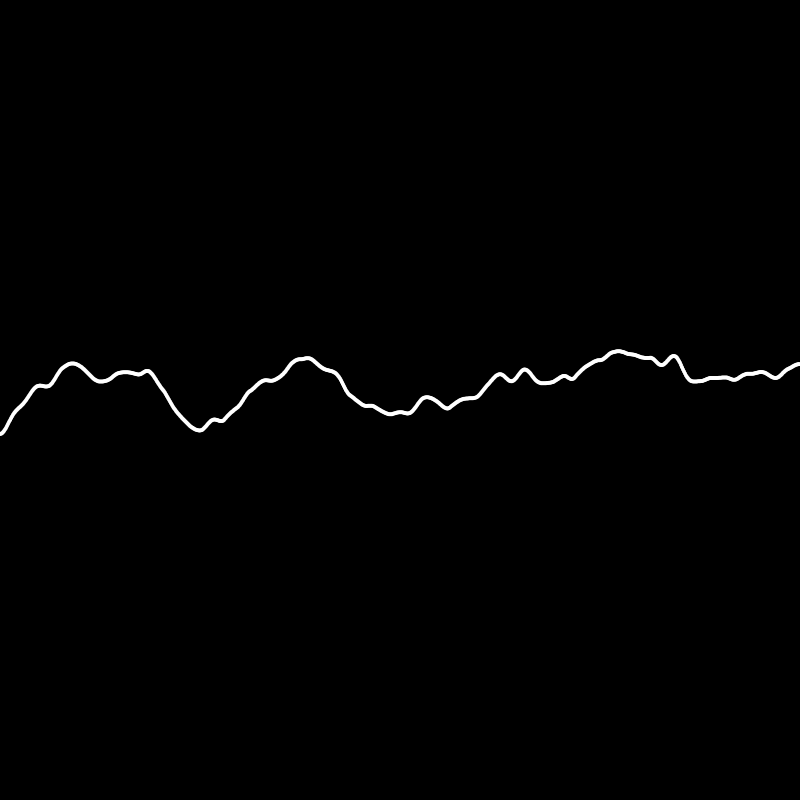
Frame 1 (no input)
Frame 60 (no input): identical to frame 1, image omitted
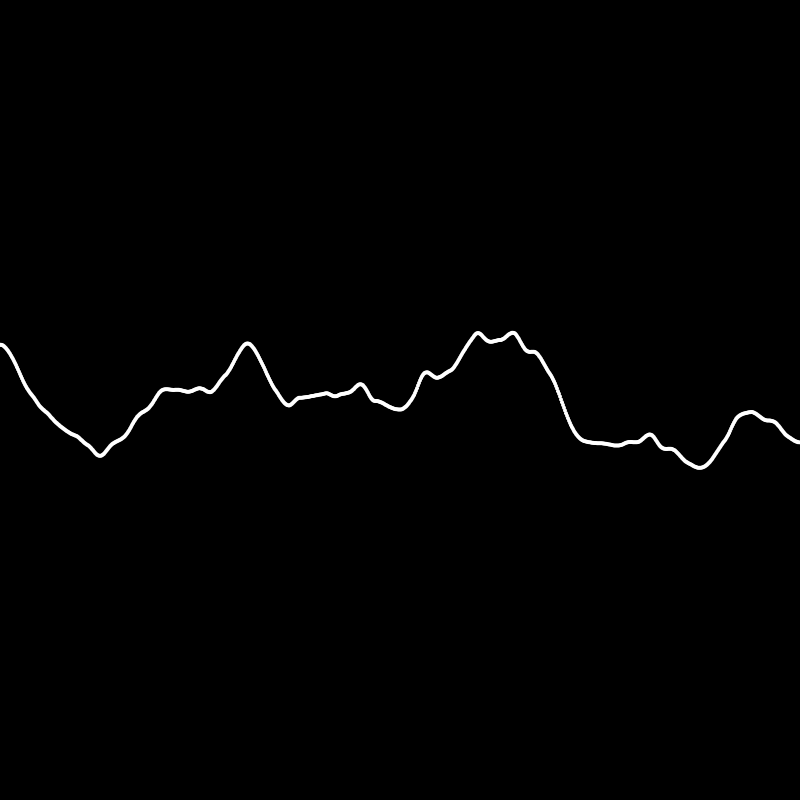
Frame 120 (the mouse pressed at the canvas centre since frame 60)

The p5.js sketch that drew these frames (run headless with seeded random() and noise() and a simulated clock; from frame 60 on, the mouse is pressed at the canvas centre):

// p5.js sketch
// ── sketch.js
function setup() {
  createCanvas(800, 800);
  noStroke();
}

function draw() {
  background(0);

  // randomSeed(mouseX);
  // for (let i = 0; i < 800; i += 1) {
  //   circle(i, 400 + random(-100, 100), 4);
  // }

  for (let i = 0; i < 800; i += 1) {
    const signedNoise = map(noise(i * 0.01 + mouseX * 0.1), 0, 1, -1, 1);
    circle(i, 400 + signedNoise * 100, 4);
  }
}
